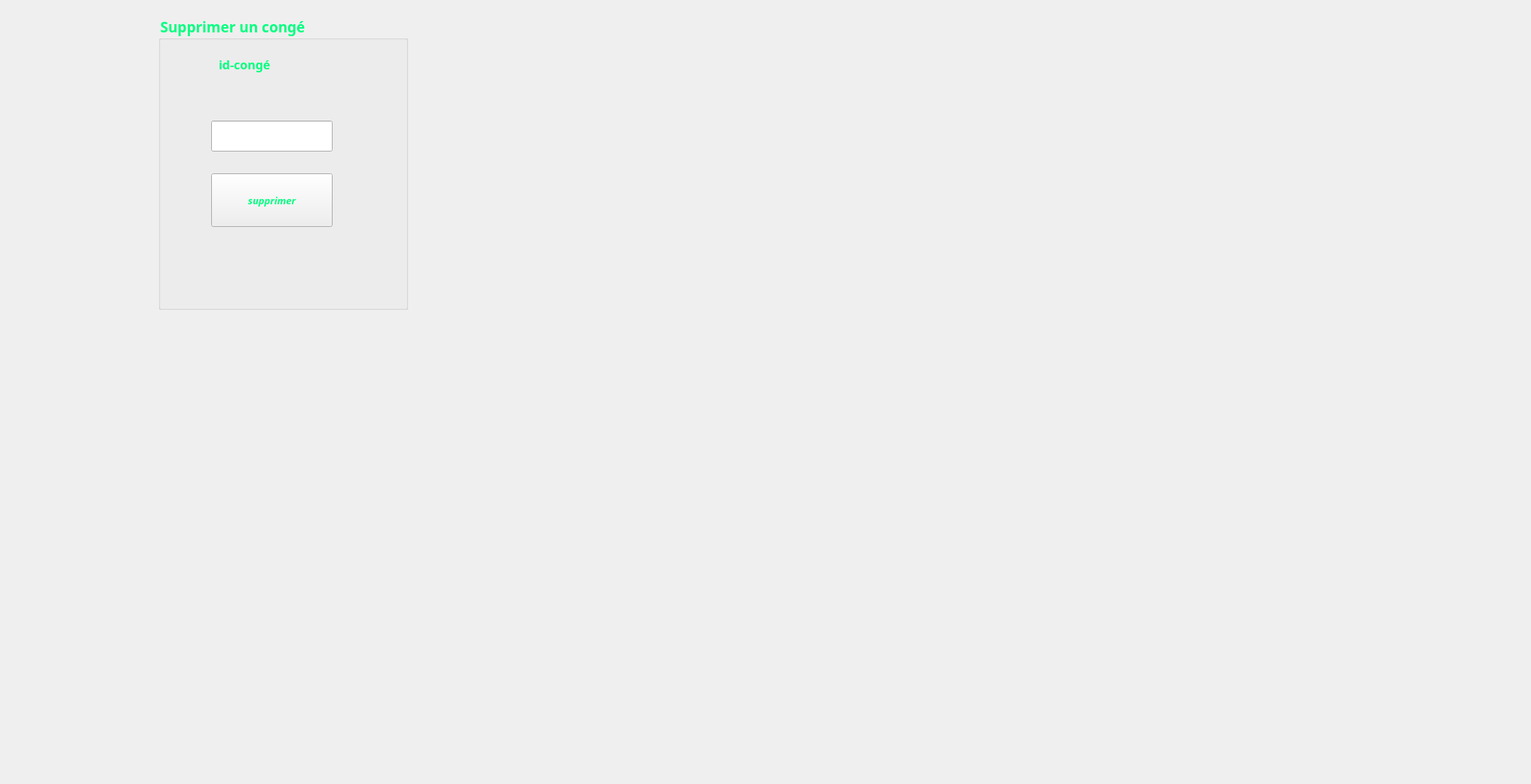
     <widget class="QWidget" name="supprimercong">
      <attribute name="title">
       <string>Supprimer</string>
      </attribute>
      <widget class="QLabel" name="label_photo_4">
       <property name="geometry">
        <rect>
         <x>-850</x>
         <y>-390</y>
         <width>2021</width>
         <height>1031</height>
        </rect>
       </property>
       <property name="text">
        <string/>
       </property>
       <property name="pixmap">
        <pixmap>../imagesQT/suppcongback.jpg</pixmap>
       </property>
      </widget>
      <widget class="QGroupBox" name="groupBox_6">
       <property name="geometry">
        <rect>
         <x>210</x>
         <y>20</y>
         <width>331</width>
         <height>391</height>
        </rect>
       </property>
       <property name="font">
        <font>
         <family>Lucida Calligraphy</family>
         <pointsize>14</pointsize>
         <weight>75</weight>
         <bold>true</bold>
        </font>
       </property>
       <property name="layoutDirection">
        <enum>Qt::LeftToRight</enum>
       </property>
       <property name="styleSheet">
        <string notr="true">
color: rgb(0, 255, 127);

</string>
       </property>
       <property name="title">
        <string>Supprimer un congé</string>
       </property>
       <widget class="QLabel" name="label_43">
        <property name="geometry">
         <rect>
          <x>168</x>
          <y>318</y>
          <width>2101</width>
          <height>2211</height>
         </rect>
        </property>
        <property name="text">
         <string/>
        </property>
        <property name="pixmap">
         <pixmap>../Documents/temp/macaron.jpg</pixmap>
        </property>
       </widget>
       <widget class="QLabel" name="label_45">
        <property name="geometry">
         <rect>
          <x>80</x>
          <y>40</y>
          <width>171</width>
          <height>51</height>
         </rect>
        </property>
        <property name="font">
         <font>
          <family>Lucida Calligraphy</family>
          <pointsize>12</pointsize>
          <weight>75</weight>
          <bold>true</bold>
         </font>
        </property>
        <property name="text">
         <string>id-congé</string>
        </property>
       </widget>
       <widget class="QLineEdit" name="suppcong">
        <property name="geometry">
         <rect>
          <x>70</x>
          <y>140</y>
          <width>161</width>
          <height>41</height>
         </rect>
        </property>
       </widget>
       <widget class="QLabel" name="label_46">
        <property name="geometry">
         <rect>
          <x>-190</x>
          <y>40</y>
          <width>991</width>
          <height>481</height>
         </rect>
        </property>
        <property name="text">
         <string/>
        </property>
        <property name="pixmap">
         <pixmap>../Documents/temp/154381946_1831634480335042_4446684979299693543_n.jpg</pixmap>
        </property>
       </widget>
       <widget class="QPushButton" name="pushButton_supprimerconges">
        <property name="geometry">
         <rect>
          <x>70</x>
          <y>210</y>
          <width>161</width>
          <height>71</height>
         </rect>
        </property>
        <property name="font">
         <font>
          <family>Lucida Calligraphy</family>
          <pointsize>10</pointsize>
          <weight>75</weight>
          <italic>true</italic>
          <bold>true</bold>
          <underline>false</underline>
          <strikeout>false</strikeout>
         </font>
        </property>
        <property name="autoFillBackground">
         <bool>false</bool>
        </property>
        <property name="styleSheet">
         <string notr="true">
background-color:qlineargradient(spread:pad, x1:0, y1:0, x2:1, y2:0, stop:0 rgba(245, 224, 176, 255), stop:0.09 rgba(246, 189, 237, 255), stop:0.14 rgba(194, 207, 246, 255), stop:0.19 rgba(184, 160, 168, 255), stop:0.25 rgba(171, 186, 248, 255), stop:0.32 rgba(243, 248, 224, 255), stop:0.385 rgba(249, 162, 183, 255), stop:0.47 rgba(100, 115, 124, 255), stop:0.58 rgba(251, 205, 202, 255), stop:0.65 rgba(170, 128, 185, 255), stop:0.75 rgba(252, 222, 204, 255), stop:0.805 rgba(206, 122, 218, 255), stop:0.86 rgba(254, 223, 175, 255), stop:0.91 rgba(254, 236, 244, 255), stop:1 rgba(255, 191, 221, 255));</string>
        </property>
        <property name="text">
         <string>supprimer</string>
        </property>
        <property name="icon">
         <iconset>
          <normaloff>../imagesQT/pbs.png</normaloff>../imagesQT/pbs.png</iconset>
        </property>
        <property name="iconSize">
         <size>
          <width>100</width>
          <height>121</height>
         </size>
        </property>
       </widget>
       <zorder>label_46</zorder>
       <zorder>label_43</zorder>
       <zorder>label_45</zorder>
       <zorder>suppcong</zorder>
       <zorder>pushButton_supprimerconges</zorder>
      </widget>
     </widget>
